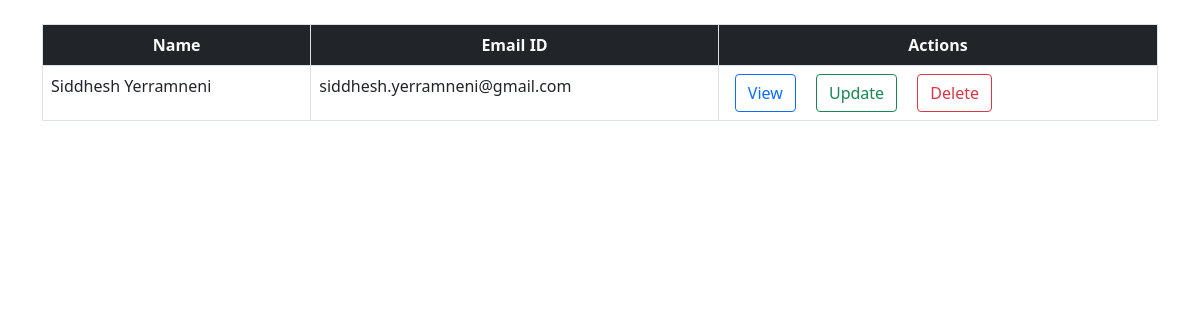
/display/, run on an earlier commit of the app's database.
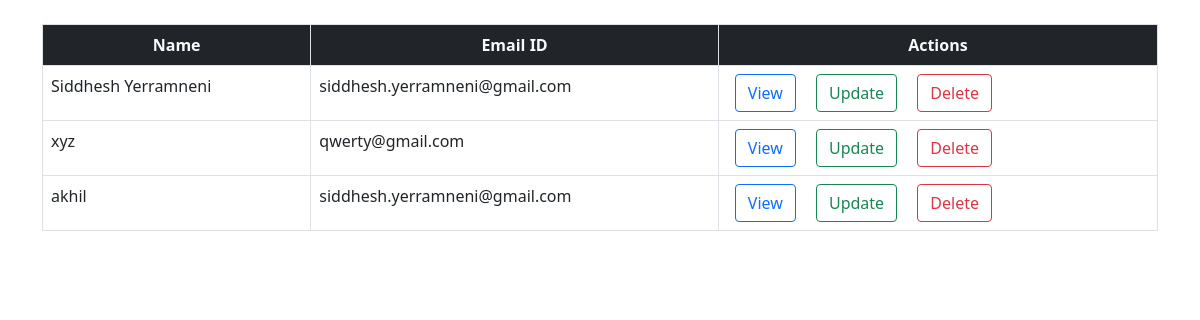
And on a later commit of the database.
### FirstApp/models.py (models this page shows, shortened)
class Register(models.Model):
    name = models.CharField(max_length=50)
    email = models.EmailField(max_length=50)

### FirstApp/views.py (the view)
# urls.py: path('display/',views.display,name="dt"),
def display(req):
    data=Register.objects.all()
    return render(req,'html/display1.html',{'data':data})

### FirstApp/templates/html/display1.html (shortened to what this page needs)
{% load static %}
<!DOCTYPE html>
<html lang="en">
<head>
    <link rel="stylesheet" href="{% static 'css/bootstrap.min.css' %}">
</head>
<body>
    <div class="container mt-4">
        <div class="col-md">
            <table class="table table-bordered table-hover">
                <thead class="bg-dark text-center text-light">
                    <th>Name</th>
                    <th>Email ID</th>
                    <th>Actions</th>
                </thead>
                <tbody>
                    {% for row in data %}
                    <tr>
                        <td>{{row.name}}</td>
                        <td>{{row.email}}</td>
                        <td>
                            <a href="{% url 'sv' row.id %}" class="btn btn-outline-primary mx-2">View</a>
                            <a href="{% url 'sup' row.id %}" class="btn btn-outline-success mx-2">Update</a>
                            <a href="{% url 'sdel' row.id %}" class="btn btn-outline-danger mx-2">Delete</a>
                        </td>
                    </tr>
                    {% endfor %}
                </tbody>
            </table>
        </div>
    </div>
</body>
</html>

What changed in the data, as far as the page shows it:
added Register: name "xyz", email "qwerty@gmail.com"
added Register: name "akhil", email "siddhesh.yerramneni@gmail.com"
